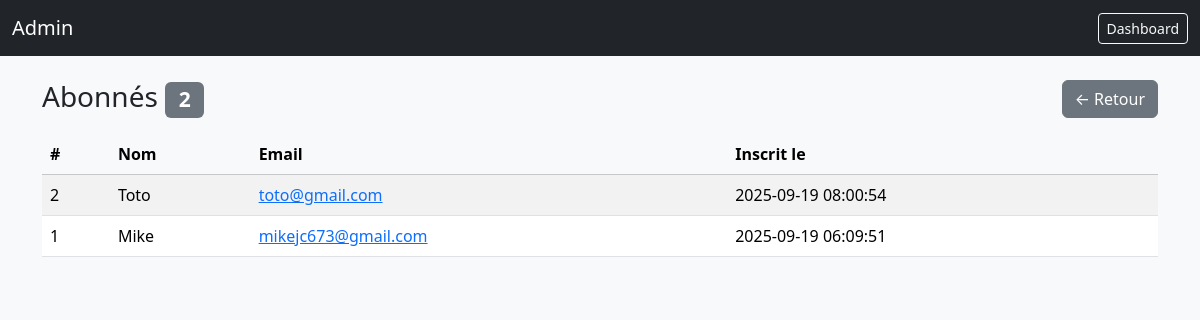
The page /admin/subscribers.php (signed in) on the database its author committed.
### tables this page shows
CREATE TABLE `subscribers` (
  `id` int NOT NULL,
  `name` varchar(100) NOT NULL,
  `email` varchar(255) DEFAULT NULL,
  `created_at` timestamp NULL DEFAULT CURRENT_TIMESTAMP
);

### admin/subscribers.php (the view, shortened to what this page needs)
<?php
require_once __DIR__ . '/../inc/db.php';
$page = max(1, (int)($_GET['page'] ?? 1));
$per = 40;
$offset = ($page - 1) * $per;
$total = $pdo->query("SELECT COUNT(*) FROM subscribers")->fetchColumn();
$stmt = $pdo->prepare("SELECT * FROM subscribers ORDER BY created_at DESC LIMIT :lim OFFSET :off");
$stmt->bindValue(':lim', $per, PDO::PARAM_INT);
$stmt->bindValue(':off', $offset, PDO::PARAM_INT);
$stmt->execute();
$subs = $stmt->fetchAll();
?>
<!doctype html>
<html lang="fr">
<head><meta charset="utf-8"><title>Admin — Abonnés</title>
  <link href="https://cdn.jsdelivr.net/npm/bootstrap@5.3.2/dist/css/bootstrap.min.css" rel="stylesheet">
</head>
<body class="bg-light">
  <nav class="navbar navbar-expand-lg navbar-dark bg-dark">
    <div class="container-fluid">
      <a class="navbar-brand" href="dashboard.php">Admin</a>
      <div class="d-flex ms-auto">
        <a class="btn btn-outline-light btn-sm" href="dashboard.php">Dashboard</a>
      </div>
    </div>
  </nav>
  <main class="container py-4">
    <div class="d-flex justify-content-between align-items-center mb-3">
      <h1 class="h3 mb-0">Abonnés <span class="badge bg-secondary"><?php echo (int)$total; ?></span></h1>
      <a class="btn btn-secondary" href="dashboard.php">← Retour</a>
    </div>
    <div class="table-responsive">
      <table class="table table-striped table-hover align-middle">
        <thead class="table-light"><tr><th>#</th><th>Nom</th><th>Email</th><th>Inscrit le</th></tr></thead>
        <tbody>
        <?php foreach($subs as $s): ?>
          <tr>
            <td><?php echo (int)$s['id']; ?></td>
            <td><?php echo htmlspecialchars($s['name']); ?></td>
            <td><a href="mailto:<?php echo htmlspecialchars($s['email']); ?>"><?php echo htmlspecialchars($s['email']); ?></a></td>
            <td><?php echo htmlspecialchars($s['created_at']); ?></td>
          </tr>
        <?php endforeach; ?>
        </tbody>
      </table>
    </div>
  </main>
</body>
</html>

### rows shown on the page
subscribers: id "2", name "Toto", email "toto@gmail.com", created_at "2025-09-19 08:00:54"
subscribers: id "1", name "Mike", email "mikejc673@gmail.com", created_at "2025-09-19 06:09:51"

### other values the page prints
$total "2"
